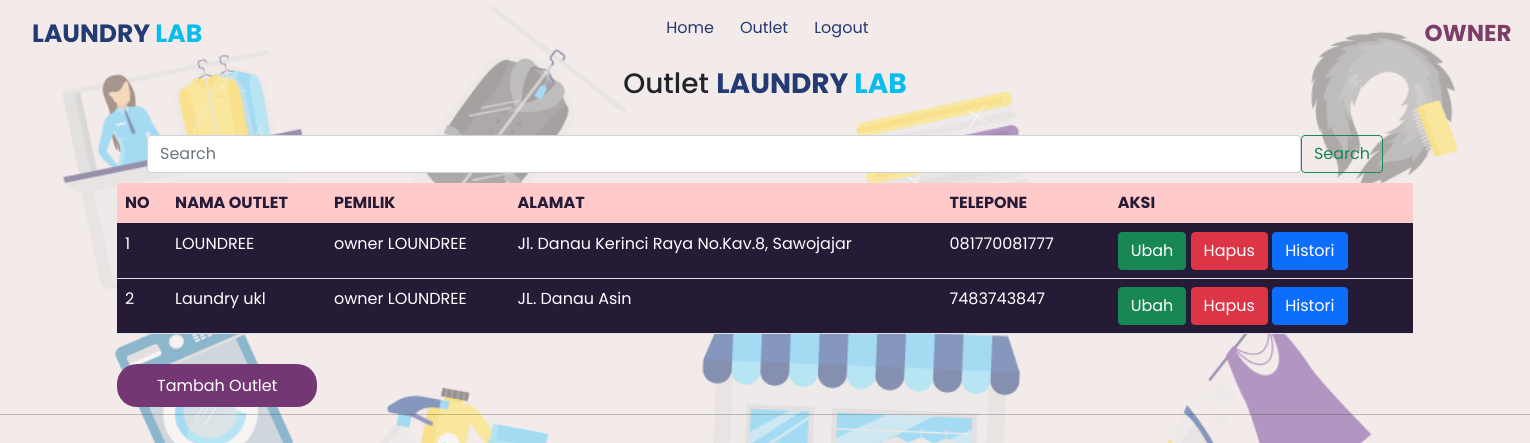
Page /laundry_ukl/owner/outlet/tampil_outlet.php (signed in) on the committed database.
### tables this page shows
CREATE TABLE `outlet` (
  `id_outlet` int(11) NOT NULL,
  `nama_outlet` varchar(225) NOT NULL,
  `alamat` text NOT NULL,
  `telp` varchar(15) NOT NULL,
  `id_owner` int(11) NOT NULL
);

CREATE TABLE `user` (
  `id_user` int(11) NOT NULL,
  `nama_user` varchar(100) NOT NULL,
  `username` varchar(300) NOT NULL,
  `password` text NOT NULL,
  `role` enum('admin','kasir','owner') NOT NULL,
  `id_outlet` int(11) DEFAULT NULL
);

### laundry_ukl/owner/outlet/tampil_outlet.php (the view, shortened to what this page needs)
<?php
include "../header.php";
?>
<head>
    <link rel="stylesheet" href="../style3.css">
</head>
<div class="container rounded">
    <div class="nama">
        <h3 align="center" style="margin:0px 0 35px">Outlet <b>LAUNDRY <span>LAB</span></b> </h3>
    </div>
    <form method="post" style="margin:30px 30px 10px" action="tampil_outlet.php" class="d-flex">
        <input class="form-control" type="search" name="cari" placeholder="Search" aria-label="Search">
        <button class="btn btn-outline-success" type ="submit">Search</button>
    </form>
    <table class="table" style="background-color:#251B37;color:white">
        <thead style="background-color:#FFCACA;color:#251B37 ">
            <tr>
                <th>NO</th>
                <th>NAMA OUTLET</th>
                <th>PEMILIK</th>
                <th >ALAMAT</th>
                <th>TELEPONE</th><th></th>
                <th>AKSI</th>
            </tr>
        </thead>
<div class="row">
        <?php
            include "../../koneksi.php";
            if(isset($_POST['cari'])){
                $cari = $_POST['cari'];
                $qry_outlet=mysqli_query($conn, "SELECT o.id_outlet, o.nama_outlet, u.nama_user, o.alamat, o.telp FROM outlet o JOIN user u ON u.id_user=o.id_owner WHERE u.id_user = '$cari' or o.nama_outlet like '%$cari%' or u.nama_user like '%$cari%' or o.alamat like '%$cari%' or o.telp like '%$cari%'  ");
            }
            else{
                $qry_outlet = mysqli_query($conn, "SELECT o.id_outlet, o.nama_outlet, u.nama_user, o.alamat, o.telp FROM outlet o JOIN user u ON u.id_user=o.id_owner WHERE u.id_user ='".$_SESSION['id_user']."'");
            }
            $no = 0;
            while ($dt_outlet = mysqli_fetch_array($qry_outlet)) {
                    $no++;
        ?>
            <tr>
                <td><?=$no?></td>
                <td><?=$dt_outlet['nama_outlet']?></td>
                <td><?=$dt_outlet['nama_user']?></td>
                <td><?=$dt_outlet['alamat']?></td>
                <td><?=$dt_outlet['telp']?></td><th></th>
                <td><a href="ubah_outlet.php?id_outlet=<?=$dt_outlet['id_outlet']?>" class="btn btn-success">Ubah<a>
                    <a href="hapus_outlet.php?id_outlet=<?=$dt_outlet['id_outlet']?>"
                    onclick="return confirm('Apakah anda yakin menghapus data ini?')" class="btn btn-danger">Hapus</a>
                    <a href="../member/histori_owner.php?id_outlet=<?=$dt_outlet['id_outlet']?>"
                    class="btn btn-primary">Histori</a></td>
            </tr>
        <?php
        }
        ?>
</div>
    </table>
    <div>
        <br>
        <a href="tambah_outlet.php" class="btn-tambah ">Tambah Outlet</a>
    </div>
    </div>
<?php
include "../../footer.php";
?>

### laundry_ukl/owner/style3.css (style rules this page uses)
* { font-family: 'Poppins'; }
body { background:url("../background7.png"); background-size: cover; }

### laundry_ukl/owner/header.php (style rules this page uses)
* { font-family: 'Poppins'; }

### laundry_ukl/owner/outlet/tampil_outlet.php (style rules this page uses)
.btn-tambah { background-color:#733773; color:white ; padding:10px 40px; border-radius:20px; text-decoration: none; }
.nama b { color:#243A73; }
.nama span { color:#08BCEC; }

### rows in the picture
outlet: nama_outlet "LOUNDREE", id_owner.nama_user "owner LOUNDREE", alamat "Jl. Danau Kerinci Raya No.Kav.8, Sawojajar", telp "081770081777"
outlet: nama_outlet "Laundry ukl", id_owner.nama_user "owner LOUNDREE", alamat "JL. Danau Asin", telp "7483743847"
